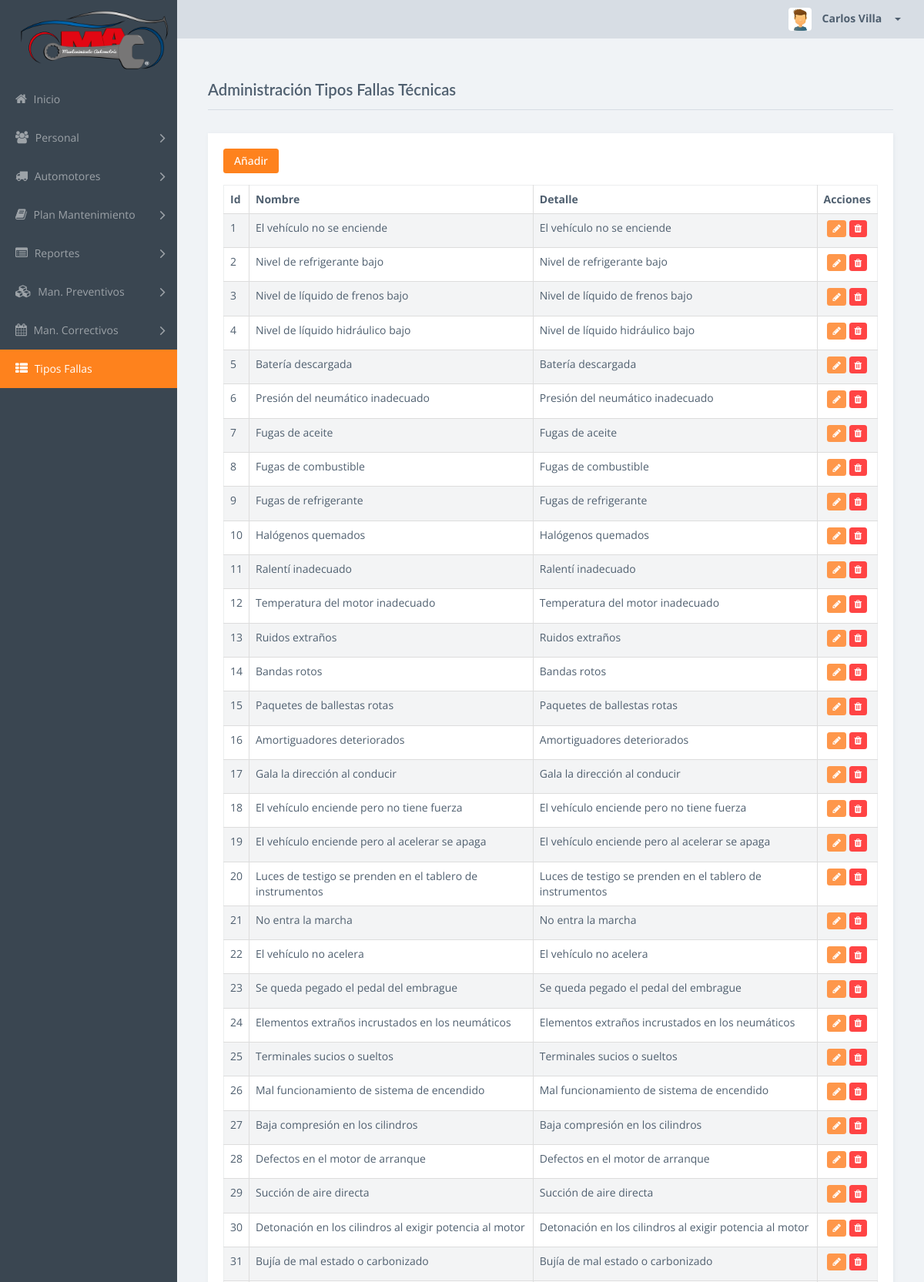
The app's page /TipoFalla/listar/ (signed in, upper part) with its own data.
### tables this page shows
CREATE TABLE `tipo_falla` (
  `id` int(11) NOT NULL AUTO_INCREMENT,
  `nombre` varchar(512) NOT NULL,
  `descripcion` varchar(512) NOT NULL,
  `eliminado` int(11) NOT NULL DEFAULT '0',
  PRIMARY KEY (`id`)
);

### controllers/TipoFallaControlador.php (called while the page is built, shortened)
<?php
require_once (PATH_MODELOS . "/TipoFallaModelo.php");
class TipoFallaControlador {
	public function listar() {
		$model = new TipoFallaModelo();
		$datos = $model->obtenerListadoTipoFalla();
		require_once PATH_VISTAS."/TipoFalla/vista.listado.php";
	}
}

### index.php (called while the page is built, shortened)
<?php
if(isset($_GET['action'])){
	$redirect = ($_GET['action']!='')?$_GET['action']:"listar";
}
$controller = new $controllerName();
$controller->$redirect();
?>

### views/TipoFalla/index.php (called while the page is built, shortened)
<?php
require_once("../../index.php");
?>

### models/TipoFallaModelo.php (called while the page is built, shortened)
<?php
require_once(PATH_MODELOS."/BaseModelo.php");
class TipoFallaModelo {
	public function obtenerListadoTipoFalla(){
		$model = new BaseModelo();
		$sql = "select * from tipo_falla where eliminado = 0 ";
		$result = $model->ejecutarSql($sql);
		return $model->obtenerCampos($result);
	}
}

### models/BaseModelo.php (called while the page is built, shortened)
<?php
class BaseModelo
{
	private $username = USERNAME;
	private $password = PASSWORD;
	private $database = DATABASE;
	private $host = HOSTNAME_DATABASE;
	private $conexion;
	private function abrirConexion()
	{
		$this->conexion=mysqli_connect($this->host,$this->username,$this->password,$this->database);
		mysqli_set_charset($this->conexion,'utf8');
	}
	public function ejecutarSql($sql,$obtenerId = false)
	{
		$result=mysqli_query($this->conexion,$sql);
		return $result;
	}
	public function obtenerCampos($resultado){
		$resultArray = array();
		if($resultado !== false){
			while ($row = mysqli_fetch_assoc($resultado))
			{
				$resultArray[] = $row;
			}
		}
		return $resultArray;
	}
}

### views/TipoFalla/vista.listado.php (the view, shortened to what this page needs)
<?php include_once PATH_TEMPLATE.'/header.php';?>
<div class="title-block">
    <h1 class="title">Administración Tipos Fallas T&eacute;cnicas</h1>
</div>
<div class="card">
	<div class="card-block">
		<div class="card-title-block">
			<button class="btn btn-primary rounded" id="modalOpen1" onclick="javascript: loadModal(0)">
				<i class="glyphicon glyphicon-plus"></i> Añadir
			</button>
	    </div>
		<div class="table-responsive">
			<table class="table table-striped table-bordered table-hover" id="dataTables-example">
		    <thead>
			    <tr>
			    	<th>Id</th>
				    <th>Nombre</th>
				    <th>Detalle</th>
				    <th style="text-align: center;">Acciones</th>
			    </tr>
		    </thead>
		    <tbody>
		    	<?php foreach ($datos as $item) {
		    		echo "<tr><td>".$item['id']."</td>";
		    		echo "<td>".$item['nombre']."</td>";
		    		echo "<td>".$item['descripcion']."</td>";
		    		echo "<td align='center'><a href='javascript: loadModal(\"".$item['id']."\")' class='btn btn-warning btn-sm rounded' title='Editar' ><i class='fa fa-pencil'></i></a>
							  <a href='javascript:if(confirm(\"Está seguro que desea eliminar el elemento seleccionado?\")){redirect(\"".$item['id']."\");}' class='btn rounded btn-danger btn-sm' title='Eliminar'><i class='fa fa-trash'></i></a></td>";
		    	}?>
		    </tbody>
		    </table>
		</div>
	</div>
</div>
<?php include_once PATH_TEMPLATE.'/footer.php';?>
<link href="<?php echo PATH_CSS; ?>/dataTables.bootstrap.css" rel="stylesheet">
<link href="<?php echo PATH_CSS; ?>/bootstrapValidator.min.css" rel="stylesheet">
</body>
</html>

### records on screen
tipo_falla: id "1", nombre "El vehículo no se enciende", descripcion "El vehículo no se enciende"
tipo_falla: id "2", nombre "Nivel de refrigerante bajo", descripcion "Nivel de refrigerante bajo"
tipo_falla: id "3", nombre "Nivel de líquido de frenos bajo", descripcion "Nivel de líquido de frenos bajo"
tipo_falla: id "4", nombre "Nivel de líquido hidráulico bajo", descripcion "Nivel de líquido hidráulico bajo"
tipo_falla: id "5", nombre "Batería descargada", descripcion "Batería descargada"
tipo_falla: id "6", nombre "Presión del neumático inadecuado", descripcion "Presión del neumático inadecuado"
tipo_falla: id "7", nombre "Fugas de aceite", descripcion "Fugas de aceite"
tipo_falla: id "8", nombre "Fugas de combustible", descripcion "Fugas de combustible"
tipo_falla: id "9", nombre "Fugas de refrigerante", descripcion "Fugas de refrigerante"
tipo_falla: id "10", nombre "Halógenos quemados", descripcion "Halógenos quemados"
tipo_falla: id "11", nombre "Ralentí inadecuado", descripcion "Ralentí inadecuado"
tipo_falla: id "12", nombre "Temperatura del motor inadecuado", descripcion "Temperatura del motor inadecuado"
tipo_falla: id "13", nombre "Ruidos extraños", descripcion "Ruidos extraños"
tipo_falla: id "14", nombre "Bandas rotos", descripcion "Bandas rotos"
tipo_falla: id "15", nombre "Paquetes de ballestas rotas", descripcion "Paquetes de ballestas rotas"
tipo_falla: id "16", nombre "Amortiguadores deteriorados", descripcion "Amortiguadores deteriorados"
tipo_falla: id "17", nombre "Gala la dirección al conducir", descripcion "Gala la dirección al conducir"
tipo_falla: id "18", nombre "El vehículo enciende pero no tiene fuerza", descripcion "El vehículo enciende pero no tiene fuerza"
tipo_falla: id "19", nombre "El vehículo enciende pero al acelerar se apaga", descripcion "El vehículo enciende pero al acelerar se apaga"
tipo_falla: id "20", nombre "Luces de testigo se prenden en el tablero de instrumentos", descripcion "Luces de testigo se prenden en el tablero de instrumentos"
tipo_falla: id "21", nombre "No entra la marcha", descripcion "No entra la marcha"
tipo_falla: id "22", nombre "El vehículo no acelera", descripcion "El vehículo no acelera"
tipo_falla: id "23", nombre "Se queda pegado el pedal del embrague", descripcion "Se queda pegado el pedal del embrague"
tipo_falla: id "24", nombre "Elementos extraños incrustados en los neumáticos", descripcion "Elementos extraños incrustados en los neumáticos"
tipo_falla: id "25", nombre "Terminales sucios o sueltos", descripcion "Terminales sucios o sueltos"
tipo_falla: id "26", nombre "Mal funcionamiento de sistema de encendido", descripcion "Mal funcionamiento de sistema de encendido"
tipo_falla: id "27", nombre "Baja compresión en los cilindros", descripcion "Baja compresión en los cilindros"
tipo_falla: id "28", nombre "Defectos en el motor de arranque", descripcion "Defectos en el motor de arranque"
tipo_falla: id "29", nombre "Succión de aire directa", descripcion "Succión de aire directa"
tipo_falla: id "30", nombre "Detonación en los cilindros al exigir potencia al motor", descripcion "Detonación en los cilindros al exigir potencia al motor"
tipo_falla: id "31", nombre "Bujía de mal estado o carbonizado", descripcion "Bujía de mal estado o carbonizado"

### other values on screen
$_SESSION['SESSION_USER']['nombres'] "Carlos"
$_SESSION['SESSION_USER']['apellidos'] "Villa"
